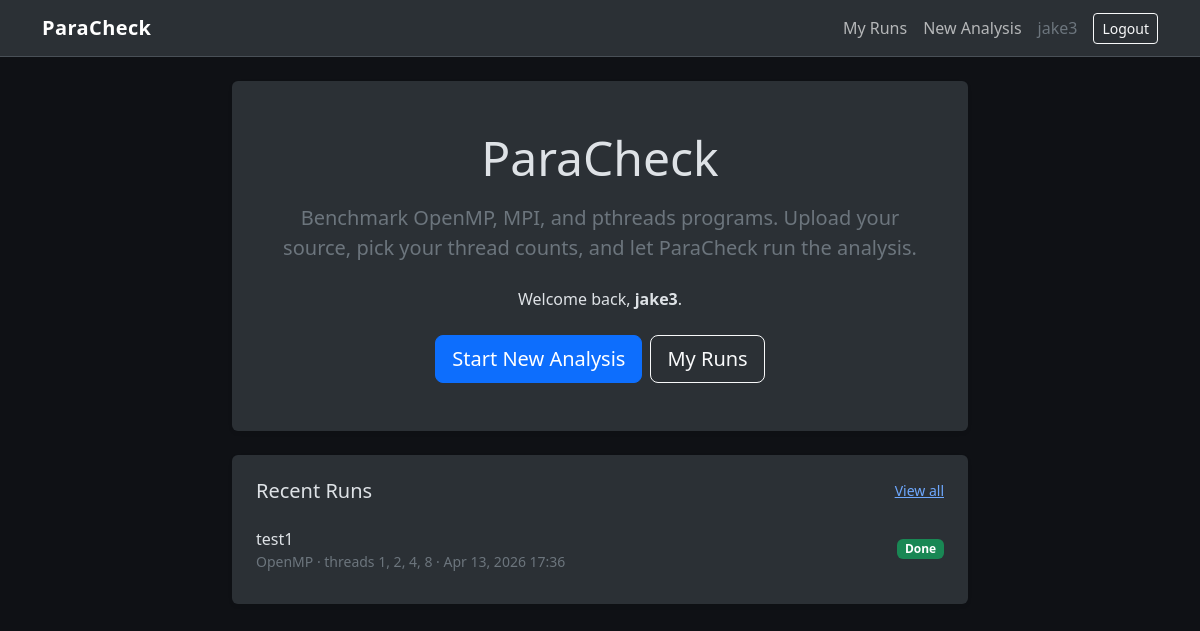
Screenshot of / (signed in) with the database file from the repository.
### analyzer/models.py (models this page shows, shortened)
class AnalysisJob(models.Model):
    STATUS_CHOICES = [
        ('pending', 'Pending'),
        ('running', 'Running'),
        ('done', 'Done'),
        ('failed', 'Failed'),
    ]
    PARADIGM_CHOICES = [
        ('openmp', 'OpenMP'),
        ('mpi', 'MPI'),
        ('pthreads', 'pthreads'),
    ]
    user = models.ForeignKey(User, on_delete=models.CASCADE)
    title = models.CharField(max_length=200, default="Untitled Run")
    uploaded_file = models.FileField(upload_to='uploads/')
    original_filename = models.CharField(max_length=255, blank=True)
    paradigm = models.CharField(max_length=20, choices=PARADIGM_CHOICES, default='openmp')
    threads = models.CharField(max_length=100)
    runs = models.PositiveIntegerField(default=5)
    extra_args = models.CharField(max_length=255, blank=True)
    status = models.CharField(max_length=20, choices=STATUS_CHOICES, default='pending')
    stdout_text = models.TextField(blank=True)
    stderr_text = models.TextField(blank=True)
    csv_file = models.FileField(upload_to='results/csv/', blank=True, null=True)
    report_file = models.FileField(upload_to='results/reports/', blank=True, null=True)
    runtime_plot = models.ImageField(upload_to='results/plots/', blank=True, null=True)
    speedup_plot = models.ImageField(upload_to='results/plots/', blank=True, null=True)
    efficiency_plot = models.ImageField(upload_to='results/plots/', blank=True, null=True)
    projected_runtime_plot = models.ImageField(upload_to='results/plots/', blank=True, null=True)#projected plots added
    projected_speedup_plot = models.ImageField(upload_to='results/plots/', blank=True, null=True)
    projected_efficiency_plot = models.ImageField(upload_to='results/plots/', blank=True, null=True)
    created_at = models.DateTimeField(auto_now_add=True)

### analyzer/views.py (the view)
# urls.py: path('', views.home, name='home'),
def home(request):
    recent_jobs = []
    if request.user.is_authenticated:
        recent_jobs = AnalysisJob.objects.filter(user=request.user).order_by('-created_at')[:5]
    return render(request, 'analyzer/home.html', {'recent_jobs': recent_jobs})

### analyzer/templates/analyzer/home.html (shortened to what this page needs)
{% extends 'analyzer/base.html' %}
{% block content %}
<div class="row justify-content-center mb-4">
    <div class="col-lg-8">
        <div class="card bg-body-tertiary border-0 shadow-sm">
            <div class="card-body p-5 text-center">
                <h1 class="display-5 mb-3">ParaCheck</h1>
                <p class="lead text-secondary mb-4">
                    Benchmark OpenMP, MPI, and pthreads programs. Upload your source, pick your
                    thread counts, and let ParaCheck run the analysis.
                </p>
                {% if user.is_authenticated %}
                    <p class="mb-4">Welcome back, <strong>{{ user.username }}</strong>.</p>
                    <div class="d-flex justify-content-center gap-2">
                        <a href="/analysis/new/" class="btn btn-primary btn-lg">Start New Analysis</a>
                        <a href="/analysis/" class="btn btn-outline-light btn-lg">My Runs</a>
                    </div>
                {% else %}
                    <p class="mb-4 text-secondary">Log in or create an account to start running analyses.</p>
                    <div class="d-flex justify-content-center gap-2">
                        <a href="/accounts/login/" class="btn btn-primary btn-lg">Login</a>
                        <a href="/signup/" class="btn btn-outline-light btn-lg">Sign up</a>
                    </div>
                {% endif %}
            </div>
        </div>
    </div>
</div>
{% if user.is_authenticated and recent_jobs %}
<div class="row justify-content-center">
    <div class="col-lg-8">
        <div class="card bg-body-tertiary border-0 shadow-sm">
            <div class="card-body p-4">
                <div class="d-flex justify-content-between align-items-center mb-3">
                    <h2 class="h5 mb-0">Recent Runs</h2>
                    <a href="/analysis/" class="small">View all</a>
                </div>
                <div class="list-group list-group-flush">
                    {% for job in recent_jobs %}
                    <a href="/analysis/{{ job.id }}/" class="list-group-item list-group-item-action bg-transparent border-secondary-subtle px-0">
                        <div class="d-flex justify-content-between align-items-center">
                            <div>
                                <div class="fw-medium">{{ job.title }}</div>
                                <div class="text-secondary small">
                                    {{ job.get_paradigm_display }} · threads {{ job.threads }} · {{ job.created_at|date:"M j, Y H:i" }}
                                </div>
                            </div>
                            {% if job.status == 'done' %}
                                <span class="badge bg-success">Done</span>
                            {% elif job.status == 'failed' %}
                                <span class="badge bg-danger">Failed</span>
                            {% elif job.status == 'running' %}
                                <span class="badge bg-warning text-dark">Running</span>
                            {% else %}
                                <span class="badge bg-secondary">{{ job.get_status_display }}</span>
                            {% endif %}
                        </div>
                    </a>
                    {% endfor %}
                </div>
            </div>
        </div>
    </div>
</div>
{% endif %}
{% endblock %}

### analyzer/templates/analyzer/base.html (shortened to what this page needs)
<!DOCTYPE html>
<html lang="en" data-bs-theme="dark">
<head>
    <link href="https://cdn.jsdelivr.net/npm/bootstrap@5.3.2/dist/css/bootstrap.min.css" rel="stylesheet">
</head>
<body>
    <nav class="navbar navbar-expand-lg bg-body-tertiary border-bottom mb-4">
        <div class="container">
            <a class="navbar-brand" href="/">ParaCheck</a>
            <div class="navbar-nav ms-auto align-items-center">
                {% if user.is_authenticated %}
                    <a class="nav-link" href="/analysis/">My Runs</a>
                    <a class="nav-link" href="/analysis/new/">New Analysis</a>
                    <span class="nav-link text-secondary">{{ user.username }}</span>
                    <form method="post" action="/accounts/logout/" class="d-inline ms-2">
                        <button type="submit" class="btn btn-outline-light btn-sm">Logout</button>
                    </form>
                {% else %}
                    <a class="nav-link" href="/accounts/login/">Login</a>
                    <a class="nav-link" href="/signup/">Sign up</a>
                {% endif %}
            </div>
        </div>
    </nav>
    <main class="container pb-5">
        {% block content %}{% endblock %}
    </main>
</body>
</html>

### analyzer/templates/analyzer/base.html (style rules this page uses)
body { min-height: 100vh; background-color: #0f1115; }
.navbar-brand { font-weight: 600; letter-spacing: 0.02em; }

### rows the page displays
AnalysisJob: title "test1", paradigm "OpenMP", threads "1, 2, 4, 8", created_at "Apr 13, 2026 17:36", status "Done"

### other values shown
{{ user.username }} "jake3"
